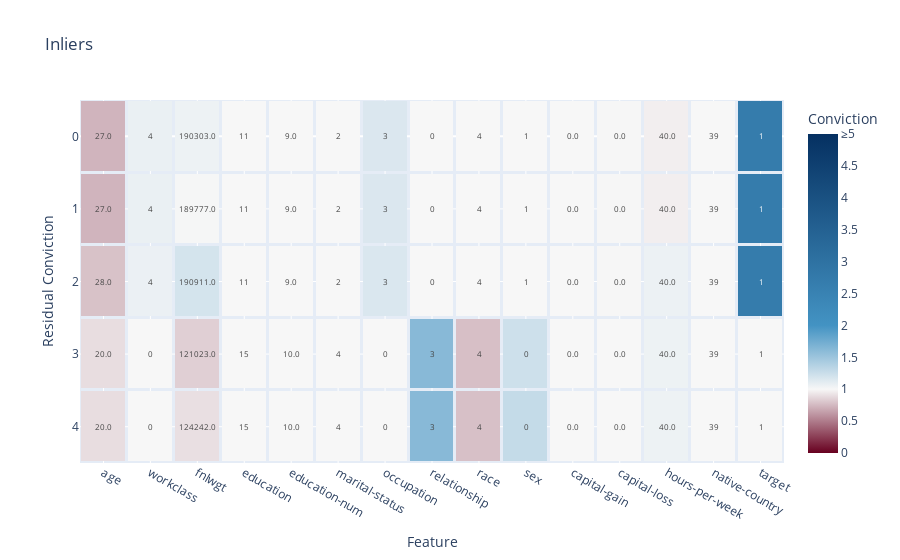

This figure's notebook cell:
### Code cell
fig = plot_anomalies(inliers, case_feature_residual_convictions, title="Inliers", yaxis_title="Residual Conviction")
fig.show(width=1500, height=750)

### Figure 1 — Plotly figure (JSON) as saved in the notebook; plotly's stock layout.template omitted (floating-point values rounded to 4 significant figures)
{"data": [{"coloraxis": "coloraxis", "hovertemplate": "Conviction=%{z}", "name": "Outliers", "text": [["27.0", "4", "190303.0", "11", "9.0", "2", "3", "0", "4", "1", "0.0", "0.0", "40.0", "39", "1", "0.10768870764582117", "647", "3da08aaa-86e3-491f-bbde-9f2927ab18b8", "0.1426465126774094", "inlier"], ["27.0", "4", "189777.0", "11", "9.0", "2", "3", "0", "4", "1", "0.0", "0.0", "40.0", "39", "1", "0.10830580611751324", "360", "3da08aaa-86e3-491f-bbde-9f2927ab18b8", "0.14581148652571949", "inlier"], ["28.0", "4", "190911.0", "11", "9.0", "2", "3", "0", "4", "1", "0.0", "0.0", "40.0", "39", "1", "0.13163864176559714", "628", "3da08aaa-86e3-491f-bbde-9f2927ab18b8", "0.28917004043419137", "inlier"], ["20.0", "0", "121023.0", "15", "10.0", "4", "0", "3", "4", "0", "0.0", "0.0", "40.0", "39", "1", "0.162870095947655", "530", "3da08aaa-86e3-491f-bbde-9f2927ab18b8", "0.5840984747106692", "inlier"], ["20.0", "0", "124242.0", "15", "10.0", "4", "0", "3", "4", "0", "0.0", "0.0", "40.0", "39", "1", "0.166810242127282", "79", "3da08aaa-86e3-491f-bbde-9f2927ab18b8", "0.6176847609885024", "inlier"]], "texttemplate": "%{text}", "type": "heatmap", "x": ["age", "workclass", "fnlwgt", "education", "education-num", "marital-status", "occupation", "relationship", "race", "sex", "capital-gain", "capital-loss", "hours-per-week", "native-country", "target"], "xgap": 3, "y": [0, 1, 2, 3, 4], "ygap": 3, "z": [[0.7299, 1.07, 1.054, 1.0, 1.0, 1.0, 1.157, 1.0, 1.0, 1.0, 1.0, 0.9957, 0.9639, 1.0, 2.697], [0.7299, 1.07, 1.011, 1.0, 1.0, 1.0, 1.157, 1.0, 1.0, 1.0, 1.0, 0.9957, 0.9639, 1.0, 2.697], [0.7845, 1.065, 1.193, 1.0, 1.0, 1.0, 1.159, 1.0, 1.0, 1.0, 1.0, 0.9957, 1.064, 1.0, 2.696], [0.8952, 1.0, 0.84, 1.0, 1.0, 1.0, 1.0, 1.618, 0.7744, 1.234, 1.0, 1.0, 1.054, 1.0, 1.0], [0.8952, 1.0, 0.9009, 1.0, 1.0, 1.0, 1.0, 1.619, 0.7784, 1.283, 1.0, 1.0, 1.054, 1.0, 1.0]]}], "layout": {"coloraxis": {"cmax": 5, "cmin": 0, "colorbar": {"ticktext": ["0", "0.5", "1", "1.5", "2", "2.5", "3", "3.5", "4", "4.5", "≥5"], "tickvals": [0, 0.5, 1, 1.5, 2, 2.5, 3, 3.5, 4, 4.5, 5], "title": {"text": "Conviction"}}, "colorscale": [[0, "rgb(103,0,31)"], [0.2, "rgb(247, 247, 247)"], [0.4, "rgb(67,147,195)"], [1, "rgb(5,48,97)"]]}, "title": {"text": "Inliers"}, "xaxis": {"anchor": "y", "domain": [0, 1], "title": {"text": "Feature"}}, "yaxis": {"anchor": "x", "autorange": "reversed", "domain": [0, 1], "title": {"text": "Residual Conviction"}}}}
